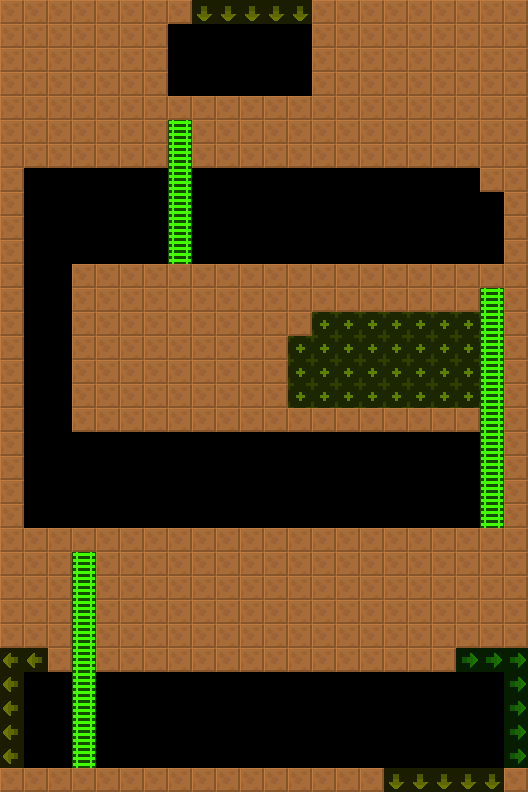

This game map was drawn from its Tiled (.tmx) file and the tilesets committed beside it. A one-line description and the trimmed map source follow:
An orthogonal 22x33 tile map with 24x24 px tiles, 2 tile layers (col, lnk), 2 tilesets and 5 objects (3x Door, 2x BreakableGround).

<map version="1.4" tiledversion="1.4.2" orientation="orthogonal" renderorder="right-down" width="22" height="33" tilewidth="24" tileheight="24" infinite="0" nextlayerid="4" nextobjectid="8">
 <tileset firstgid="6" source="../../lnk.tsx" />
 <tileset firstgid="1" source="../../col.tsx" />
 <layer id="1" name="col" width="22" height="33">
  <data>[726 cells, 413 non-empty, 2 distinct tile ids]</data>
 </layer>
 <layer id="2" name="lnk" width="22" height="33" opacity="0.5">
  <data>[726 cells, 54 non-empty, 4 distinct tile ids]</data>
 </layer>
 <objectgroup id="3" name="markers" opacity="0.5">
  <object id="1" name="Door" type="Door" x="432" y="240" width="24" height="24">
   <properties>
    <property name="yr" value="0" />
    <property name="xr" value="0" />
   </properties>
  </object>
  <object id="2" name="BreakableGround" type="BreakableGround" x="24" y="264" width="48" height="24">
   <properties>
    <property name="yr" value="0" />
    <property name="xr" value="0" />
   </properties>
  </object>
  <object id="3" name="Door" type="Door" x="432" y="384" width="24" height="24">
   <properties>
    <property name="yr" value="0" />
    <property name="xr" value="0" />
   </properties>
  </object>
  <object id="4" name="BreakableGround" type="BreakableGround" x="24" y="408" width="48" height="24">
   <properties>
    <property name="yr" value="0" />
    <property name="xr" value="0" />
   </properties>
  </object>
  <object id="5" name="Door" type="Door" x="432" y="504" width="24" height="24">
   <properties>
    <property name="yr" value="0" />
    <property name="xr" value="0" />
   </properties>
  </object>
 </objectgroup>
</map>
